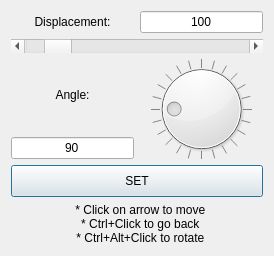
<?xml version="1.0" encoding="UTF-8"?>
<ui version="4.0">
 <class>Dialog</class>
 <widget class="QDialog" name="Dialog">
  <property name="geometry">
   <rect>
    <x>0</x>
    <y>0</y>
    <width>274</width>
    <height>256</height>
   </rect>
  </property>
  <property name="sizePolicy">
   <sizepolicy hsizetype="MinimumExpanding" vsizetype="Preferred">
    <horstretch>0</horstretch>
    <verstretch>0</verstretch>
   </sizepolicy>
  </property>
  <property name="windowTitle">
   <string>Dialog</string>
  </property>
  <layout class="QGridLayout" name="gridLayout">
   <item row="7" column="0">
    <widget class="QLabel" name="label">
     <property name="text">
      <string>Angle:</string>
     </property>
     <property name="alignment">
      <set>Qt::AlignCenter</set>
     </property>
    </widget>
   </item>
   <item row="9" column="0" colspan="2">
    <widget class="QPushButton" name="btn1">
     <property name="sizePolicy">
      <sizepolicy hsizetype="Expanding" vsizetype="Preferred">
       <horstretch>0</horstretch>
       <verstretch>0</verstretch>
      </sizepolicy>
     </property>
     <property name="text">
      <string>SET</string>
     </property>
    </widget>
   </item>
   <item row="10" column="0" colspan="2">
    <widget class="QLabel" name="lab2">
     <property name="text">
      <string>  * Click on arrow to move
  * Ctrl+Click to go back
  * Ctrl+Alt+Click to rotate</string>
     </property>
     <property name="alignment">
      <set>Qt::AlignCenter</set>
     </property>
    </widget>
   </item>
   <item row="2" column="0">
    <widget class="QLabel" name="lab1">
     <property name="text">
      <string>Displacement:</string>
     </property>
     <property name="alignment">
      <set>Qt::AlignCenter</set>
     </property>
    </widget>
   </item>
   <item row="2" column="1">
    <widget class="QLineEdit" name="edit1">
     <property name="text">
      <string>100</string>
     </property>
     <property name="alignment">
      <set>Qt::AlignCenter</set>
     </property>
    </widget>
   </item>
   <item row="3" column="0" colspan="2">
    <widget class="QScrollBar" name="scrollbar">
     <property name="maximum">
      <number>1000</number>
     </property>
     <property name="pageStep">
      <number>100</number>
     </property>
     <property name="value">
      <number>100</number>
     </property>
     <property name="orientation">
      <enum>Qt::Horizontal</enum>
     </property>
    </widget>
   </item>
   <item row="8" column="0">
    <widget class="QLineEdit" name="edit2">
     <property name="text">
      <string>90</string>
     </property>
     <property name="alignment">
      <set>Qt::AlignCenter</set>
     </property>
    </widget>
   </item>
   <item row="7" column="1" rowspan="2">
    <widget class="QDial" name="dial">
     <property name="maximum">
      <number>360</number>
     </property>
     <property name="singleStep">
      <number>1</number>
     </property>
     <property name="pageStep">
      <number>15</number>
     </property>
     <property name="value">
      <number>90</number>
     </property>
     <property name="orientation">
      <enum>Qt::Horizontal</enum>
     </property>
     <property name="wrapping">
      <bool>true</bool>
     </property>
     <property name="notchTarget">
      <double>15.000000000000000</double>
     </property>
     <property name="notchesVisible">
      <bool>true</bool>
     </property>
    </widget>
   </item>
  </layout>
 </widget>
 <resources/>
 <connections/>
</ui>
